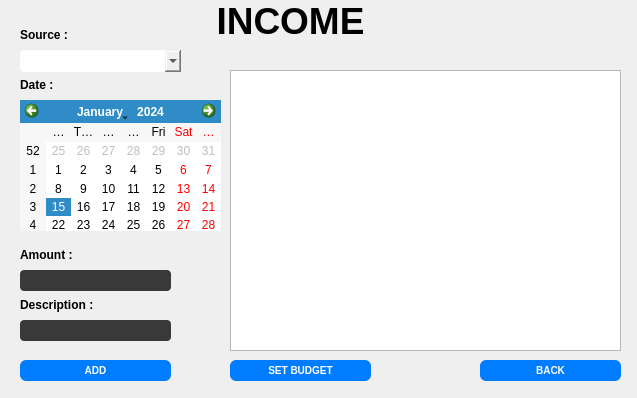
<?xml version="1.0" encoding="UTF-8"?>
<ui version="4.0">
 <class>income</class>
 <widget class="QDialog" name="income">
  <property name="geometry">
   <rect>
    <x>0</x>
    <y>0</y>
    <width>637</width>
    <height>398</height>
   </rect>
  </property>
  <property name="windowTitle">
   <string>Income</string>
  </property>
  <widget class="QLabel" name="label">
   <property name="geometry">
    <rect>
     <x>190</x>
     <y>0</y>
     <width>201</width>
     <height>41</height>
    </rect>
   </property>
   <property name="text">
    <string>&lt;html&gt;&lt;head/&gt;&lt;body&gt;&lt;p align=&quot;center&quot;&gt;&lt;span style=&quot; font-size:28pt; font-weight:700;&quot;&gt;INCOME&lt;/span&gt;&lt;/p&gt;&lt;/body&gt;&lt;/html&gt;</string>
   </property>
  </widget>
  <widget class="QLabel" name="label_2">
   <property name="geometry">
    <rect>
     <x>20</x>
     <y>20</y>
     <width>51</width>
     <height>31</height>
    </rect>
   </property>
   <property name="text">
    <string>&lt;html&gt;&lt;head/&gt;&lt;body&gt;&lt;p&gt;&lt;span style=&quot; font-weight:700;&quot;&gt;Source :&lt;/span&gt;&lt;/p&gt;&lt;/body&gt;&lt;/html&gt;</string>
   </property>
  </widget>
  <widget class="QComboBox" name="comboBox">
   <property name="geometry">
    <rect>
     <x>20</x>
     <y>50</y>
     <width>161</width>
     <height>22</height>
    </rect>
   </property>
   <property name="styleSheet">
    <string notr="true">QComboBox{
border-radius:4px;
}</string>
   </property>
  </widget>
  <widget class="QLabel" name="label_3">
   <property name="geometry">
    <rect>
     <x>20</x>
     <y>240</y>
     <width>111</width>
     <height>31</height>
    </rect>
   </property>
   <property name="text">
    <string>&lt;html&gt;&lt;head/&gt;&lt;body&gt;&lt;p&gt;&lt;span style=&quot; font-weight:700;&quot;&gt;Amount :&lt;/span&gt;&lt;/p&gt;&lt;/body&gt;&lt;/html&gt;</string>
   </property>
  </widget>
  <widget class="QLineEdit" name="amount">
   <property name="geometry">
    <rect>
     <x>20</x>
     <y>270</y>
     <width>151</width>
     <height>21</height>
    </rect>
   </property>
   <property name="styleSheet">
    <string notr="true">QLineEdit{

  
  border-radius: 4px; 
 
  background-color: #393939;x;
}
</string>
   </property>
   <property name="echoMode">
    <enum>QLineEdit::EchoMode::Normal</enum>
   </property>
   <property name="cursorMoveStyle">
    <enum>Qt::CursorMoveStyle::LogicalMoveStyle</enum>
   </property>
  </widget>
  <widget class="QLabel" name="label_4">
   <property name="geometry">
    <rect>
     <x>20</x>
     <y>290</y>
     <width>111</width>
     <height>31</height>
    </rect>
   </property>
   <property name="text">
    <string>&lt;html&gt;&lt;head/&gt;&lt;body&gt;&lt;p&gt;&lt;span style=&quot; font-weight:700;&quot;&gt;Description :&lt;/span&gt;&lt;/p&gt;&lt;/body&gt;&lt;/html&gt;</string>
   </property>
  </widget>
  <widget class="QTableWidget" name="tableWidget">
   <property name="geometry">
    <rect>
     <x>230</x>
     <y>70</y>
     <width>391</width>
     <height>281</height>
    </rect>
   </property>
  </widget>
  <widget class="QLabel" name="label_5">
   <property name="geometry">
    <rect>
     <x>20</x>
     <y>70</y>
     <width>51</width>
     <height>31</height>
    </rect>
   </property>
   <property name="text">
    <string>&lt;html&gt;&lt;head/&gt;&lt;body&gt;&lt;p&gt;&lt;span style=&quot; font-weight:700;&quot;&gt;Date :&lt;/span&gt;&lt;/p&gt;&lt;/body&gt;&lt;/html&gt;</string>
   </property>
  </widget>
  <widget class="QCalendarWidget" name="calendarWidget">
   <property name="geometry">
    <rect>
     <x>20</x>
     <y>100</y>
     <width>201</width>
     <height>131</height>
    </rect>
   </property>
  </widget>
  <widget class="QLineEdit" name="discrip">
   <property name="geometry">
    <rect>
     <x>20</x>
     <y>320</y>
     <width>151</width>
     <height>21</height>
    </rect>
   </property>
   <property name="styleSheet">
    <string notr="true">QLineEdit{

  
  border-radius: 4px; 
 
  background-color: #393939;x;
}
</string>
   </property>
   <property name="echoMode">
    <enum>QLineEdit::EchoMode::Normal</enum>
   </property>
   <property name="cursorMoveStyle">
    <enum>Qt::CursorMoveStyle::LogicalMoveStyle</enum>
   </property>
  </widget>
  <widget class="QPushButton" name="add">
   <property name="geometry">
    <rect>
     <x>20</x>
     <y>360</y>
     <width>151</width>
     <height>21</height>
    </rect>
   </property>
   <property name="styleSheet">
    <string notr="true">QPushButton {
	background-color:#007cff;
border-radius:6px;
font-size:10px;
font-weight: bold;
color:white;

}</string>
   </property>
   <property name="text">
    <string>ADD</string>
   </property>
  </widget>
  <widget class="QPushButton" name="login_3">
   <property name="geometry">
    <rect>
     <x>480</x>
     <y>360</y>
     <width>141</width>
     <height>21</height>
    </rect>
   </property>
   <property name="styleSheet">
    <string notr="true">QPushButton {
	background-color:#007cff;
border-radius:6px;
font-size:10px;
font-weight: bold;
color:white;

}</string>
   </property>
   <property name="text">
    <string>BACK</string>
   </property>
  </widget>
  <widget class="QPushButton" name="login_4">
   <property name="geometry">
    <rect>
     <x>230</x>
     <y>360</y>
     <width>141</width>
     <height>21</height>
    </rect>
   </property>
   <property name="styleSheet">
    <string notr="true">QPushButton {
	background-color:#007cff;
border-radius:6px;
font-size:10px;
font-weight: bold;
color:white;

}</string>
   </property>
   <property name="text">
    <string>SET BUDGET</string>
   </property>
  </widget>
 </widget>
 <resources/>
 <connections/>
</ui>
